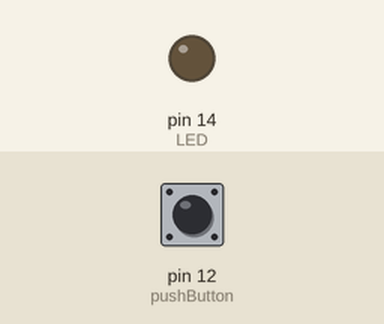
The sketch below on a simulated Arduino Uno, built with avr-gcc and run on an emulated ATmega328P. Parts: output pins drawn as LEDs (lit = HIGH). The inputs (shaded band) are chosen by the test bench; at power-on: pin 12 (pushButton) HIGH.

Above: at 1.2 s.
1.3 s: pin 12 (pushButton) pulled LOW for 0.15 s
At 1.37 s:
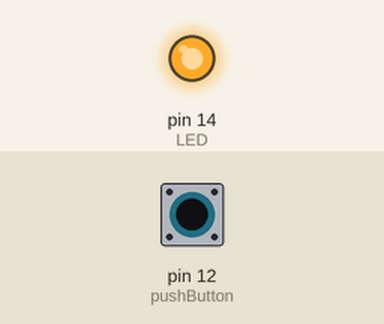
2.9 s: pin 12 (pushButton) pulled LOW for 3.2 s
At 7.0 s:
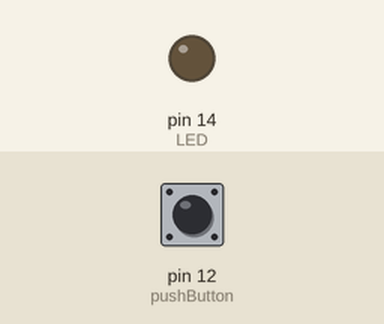
Timing chart, 0 to 8.5 s (numbered marks = the images above; inputs shaded):
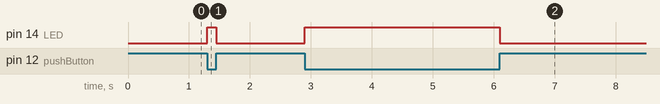

Measured:
- after the input at 1.3 s, pin 14 (LED): LOW → HIGH at once, → LOW 0.15 s later
- after the input at 2.9 s, pin 14 (LED): LOW → HIGH at once, → LOW 3.2 s later

The sketch:

12_push_button_ledon_ledoff.ino
```cpp
int pushButton = 12;
int LED = 14;

void setup() {
  pinMode(pushButton, INPUT_PULLUP);
  pinMode(LED, OUTPUT);
}

void loop() {

  int buttonState = digitalRead(pushButton);
  digitalWrite(LED, (!(buttonState)));
  delay(1);
}
```
